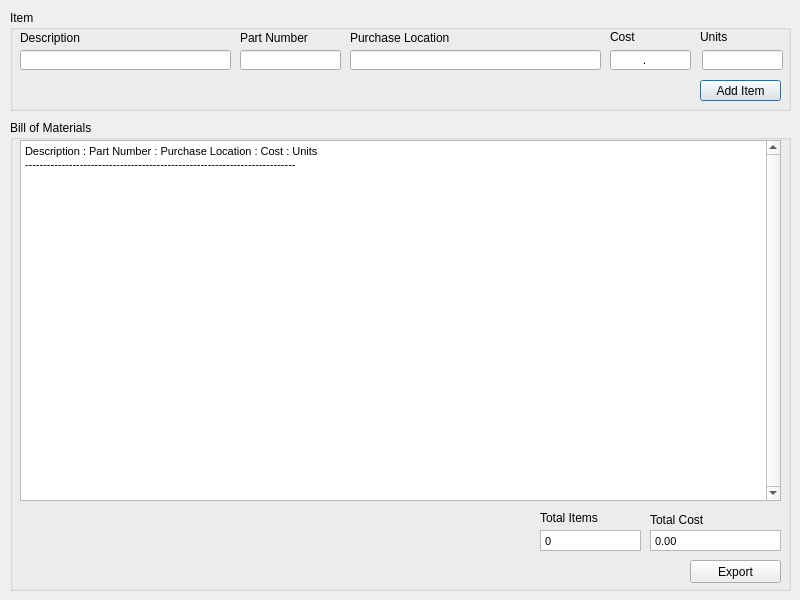
<?xml version="1.0" encoding="UTF-8"?>
<ui version="4.0">
 <class>Dialog</class>
 <widget class="QDialog" name="Dialog">
  <property name="geometry">
   <rect>
    <x>0</x>
    <y>0</y>
    <width>800</width>
    <height>600</height>
   </rect>
  </property>
  <property name="windowTitle">
   <string>Dialog</string>
  </property>
  <widget class="QGroupBox" name="groupBox">
   <property name="geometry">
    <rect>
     <x>10</x>
     <y>10</y>
     <width>781</width>
     <height>101</height>
    </rect>
   </property>
   <property name="title">
    <string>Item</string>
   </property>
   <widget class="QLineEdit" name="descriptionInput">
    <property name="geometry">
     <rect>
      <x>10</x>
      <y>40</y>
      <width>211</width>
      <height>20</height>
     </rect>
    </property>
   </widget>
   <widget class="QLineEdit" name="partNumberInput">
    <property name="geometry">
     <rect>
      <x>230</x>
      <y>40</y>
      <width>101</width>
      <height>20</height>
     </rect>
    </property>
   </widget>
   <widget class="QLineEdit" name="purchaseLocationInput">
    <property name="geometry">
     <rect>
      <x>340</x>
      <y>40</y>
      <width>251</width>
      <height>20</height>
     </rect>
    </property>
   </widget>
   <widget class="QLineEdit" name="costInput">
    <property name="geometry">
     <rect>
      <x>600</x>
      <y>40</y>
      <width>81</width>
      <height>20</height>
     </rect>
    </property>
    <property name="inputMask">
     <string>000000000.09</string>
    </property>
    <property name="text">
     <string>.</string>
    </property>
    <property name="echoMode">
     <enum>QLineEdit::Normal</enum>
    </property>
    <property name="cursorPosition">
     <number>0</number>
    </property>
    <property name="placeholderText">
     <string/>
    </property>
   </widget>
   <widget class="QLineEdit" name="unitsInput">
    <property name="geometry">
     <rect>
      <x>692</x>
      <y>40</y>
      <width>81</width>
      <height>20</height>
     </rect>
    </property>
    <property name="inputMask">
     <string>000000009</string>
    </property>
   </widget>
   <widget class="QLabel" name="label">
    <property name="geometry">
     <rect>
      <x>10</x>
      <y>20</y>
      <width>91</width>
      <height>16</height>
     </rect>
    </property>
    <property name="text">
     <string>Description</string>
    </property>
   </widget>
   <widget class="QLabel" name="label_2">
    <property name="geometry">
     <rect>
      <x>230</x>
      <y>20</y>
      <width>81</width>
      <height>16</height>
     </rect>
    </property>
    <property name="text">
     <string>Part Number</string>
    </property>
   </widget>
   <widget class="QLabel" name="label_3">
    <property name="geometry">
     <rect>
      <x>340</x>
      <y>20</y>
      <width>191</width>
      <height>16</height>
     </rect>
    </property>
    <property name="text">
     <string>Purchase Location</string>
    </property>
   </widget>
   <widget class="QLabel" name="label_4">
    <property name="geometry">
     <rect>
      <x>600</x>
      <y>20</y>
      <width>47</width>
      <height>14</height>
     </rect>
    </property>
    <property name="text">
     <string>Cost</string>
    </property>
   </widget>
   <widget class="QLabel" name="label_5">
    <property name="geometry">
     <rect>
      <x>690</x>
      <y>20</y>
      <width>47</width>
      <height>14</height>
     </rect>
    </property>
    <property name="text">
     <string>Units</string>
    </property>
   </widget>
   <widget class="QPushButton" name="addItemButton">
    <property name="geometry">
     <rect>
      <x>690</x>
      <y>70</y>
      <width>81</width>
      <height>21</height>
     </rect>
    </property>
    <property name="text">
     <string>Add Item</string>
    </property>
   </widget>
   <widget class="QLabel" name="errorLabel">
    <property name="geometry">
     <rect>
      <x>430</x>
      <y>70</y>
      <width>251</width>
      <height>20</height>
     </rect>
    </property>
    <property name="text">
     <string/>
    </property>
    <property name="alignment">
     <set>Qt::AlignRight|Qt::AlignTrailing|Qt::AlignVCenter</set>
    </property>
   </widget>
  </widget>
  <widget class="QGroupBox" name="groupBox_2">
   <property name="geometry">
    <rect>
     <x>10</x>
     <y>120</y>
     <width>781</width>
     <height>471</height>
    </rect>
   </property>
   <property name="title">
    <string>Bill of Materials</string>
   </property>
   <widget class="QTextBrowser" name="itemDisplay">
    <property name="geometry">
     <rect>
      <x>10</x>
      <y>20</y>
      <width>761</width>
      <height>361</height>
     </rect>
    </property>
    <property name="verticalScrollBarPolicy">
     <enum>Qt::ScrollBarAlwaysOn</enum>
    </property>
    <property name="html">
     <string>&lt;!DOCTYPE HTML PUBLIC &quot;-//W3C//DTD HTML 4.0//EN&quot; &quot;http://www.w3.org/TR/REC-html40/strict.dtd&quot;&gt;
&lt;html&gt;&lt;head&gt;&lt;meta name=&quot;qrichtext&quot; content=&quot;1&quot; /&gt;&lt;style type=&quot;text/css&quot;&gt;
p, li { white-space: pre-wrap; }
&lt;/style&gt;&lt;/head&gt;&lt;body style=&quot; font-family:'MS Shell Dlg 2'; font-size:8.25pt; font-weight:400; font-style:normal;&quot;&gt;
&lt;p style=&quot; margin-top:0px; margin-bottom:0px; margin-left:0px; margin-right:0px; -qt-block-indent:0; text-indent:0px;&quot;&gt;&lt;span style=&quot; font-family:'MS Shell Dlg 2'; font-size:8pt; color:#000000;&quot;&gt;Description : Part Number : Purchase Location : Cost : Units&lt;/span&gt;&lt;/p&gt;
&lt;p style=&quot; margin-top:0px; margin-bottom:0px; margin-left:0px; margin-right:0px; -qt-block-indent:0; text-indent:0px;&quot;&gt;&lt;span style=&quot; font-family:'MS Shell Dlg 2'; font-size:8pt; color:#000000;&quot;&gt;--------------------------------------------------------------------------&lt;/span&gt;&lt;/p&gt;&lt;/body&gt;&lt;/html&gt;</string>
    </property>
   </widget>
   <widget class="QPushButton" name="exportButton">
    <property name="geometry">
     <rect>
      <x>680</x>
      <y>440</y>
      <width>91</width>
      <height>23</height>
     </rect>
    </property>
    <property name="text">
     <string>Export</string>
    </property>
   </widget>
   <widget class="QTextBrowser" name="totalCostDisplay">
    <property name="geometry">
     <rect>
      <x>640</x>
      <y>410</y>
      <width>131</width>
      <height>21</height>
     </rect>
    </property>
    <property name="verticalScrollBarPolicy">
     <enum>Qt::ScrollBarAlwaysOff</enum>
    </property>
    <property name="horizontalScrollBarPolicy">
     <enum>Qt::ScrollBarAlwaysOff</enum>
    </property>
    <property name="html">
     <string>&lt;!DOCTYPE HTML PUBLIC &quot;-//W3C//DTD HTML 4.0//EN&quot; &quot;http://www.w3.org/TR/REC-html40/strict.dtd&quot;&gt;
&lt;html&gt;&lt;head&gt;&lt;meta name=&quot;qrichtext&quot; content=&quot;1&quot; /&gt;&lt;style type=&quot;text/css&quot;&gt;
p, li { white-space: pre-wrap; }
&lt;/style&gt;&lt;/head&gt;&lt;body style=&quot; font-family:'MS Shell Dlg 2'; font-size:8.25pt; font-weight:400; font-style:normal;&quot;&gt;
&lt;p style=&quot; margin-top:0px; margin-bottom:0px; margin-left:0px; margin-right:0px; -qt-block-indent:0; text-indent:0px;&quot;&gt;&lt;span style=&quot; font-family:'MS Shell Dlg 2'; font-size:8pt;&quot;&gt;0.00&lt;/span&gt;&lt;/p&gt;&lt;/body&gt;&lt;/html&gt;</string>
    </property>
   </widget>
   <widget class="QTextBrowser" name="totalItemsDisplay">
    <property name="geometry">
     <rect>
      <x>530</x>
      <y>410</y>
      <width>101</width>
      <height>21</height>
     </rect>
    </property>
    <property name="verticalScrollBarPolicy">
     <enum>Qt::ScrollBarAlwaysOff</enum>
    </property>
    <property name="horizontalScrollBarPolicy">
     <enum>Qt::ScrollBarAlwaysOff</enum>
    </property>
    <property name="html">
     <string>&lt;!DOCTYPE HTML PUBLIC &quot;-//W3C//DTD HTML 4.0//EN&quot; &quot;http://www.w3.org/TR/REC-html40/strict.dtd&quot;&gt;
&lt;html&gt;&lt;head&gt;&lt;meta name=&quot;qrichtext&quot; content=&quot;1&quot; /&gt;&lt;style type=&quot;text/css&quot;&gt;
p, li { white-space: pre-wrap; }
&lt;/style&gt;&lt;/head&gt;&lt;body style=&quot; font-family:'MS Shell Dlg 2'; font-size:8.25pt; font-weight:400; font-style:normal;&quot;&gt;
&lt;p style=&quot; margin-top:0px; margin-bottom:0px; margin-left:0px; margin-right:0px; -qt-block-indent:0; text-indent:0px;&quot;&gt;&lt;span style=&quot; font-family:'MS Shell Dlg 2'; font-size:8pt;&quot;&gt;0&lt;/span&gt;&lt;/p&gt;&lt;/body&gt;&lt;/html&gt;</string>
    </property>
   </widget>
   <widget class="QLabel" name="label_6">
    <property name="geometry">
     <rect>
      <x>530</x>
      <y>390</y>
      <width>81</width>
      <height>16</height>
     </rect>
    </property>
    <property name="text">
     <string>Total Items</string>
    </property>
   </widget>
   <widget class="QLabel" name="label_7">
    <property name="geometry">
     <rect>
      <x>640</x>
      <y>390</y>
      <width>101</width>
      <height>20</height>
     </rect>
    </property>
    <property name="text">
     <string>Total Cost</string>
    </property>
   </widget>
  </widget>
 </widget>
 <resources/>
 <connections/>
</ui>
